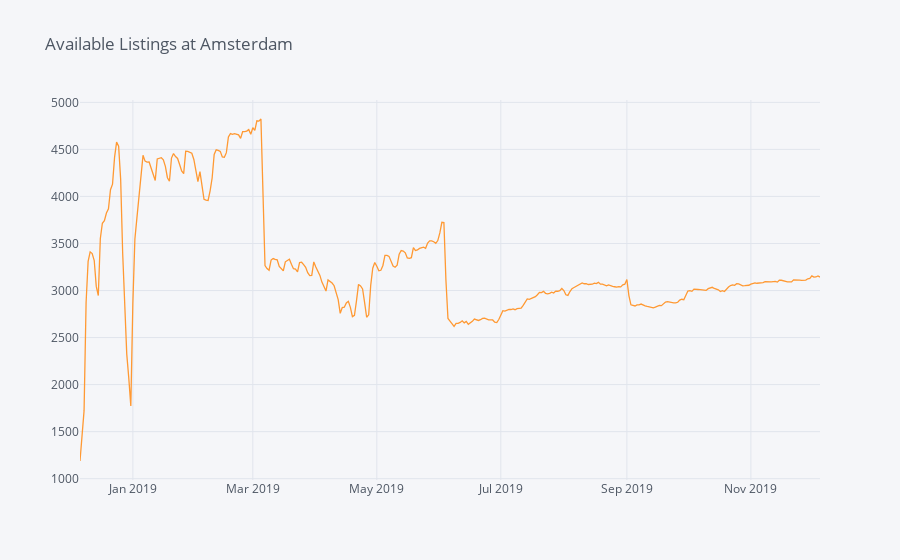

Notebook code for this chart:
### Code cell
# Listings by date

import cufflinks as cf
cf.go_offline()
cf.set_config_file(offline=False, world_readable=True)

available = calendar[calendar.available == "t"].groupby(['date']).size().to_frame(name= 'available').reset_index()
available['weekday'] = available['date'].dt.day_name()
available = available.set_index('date')

available.iplot(y='available', mode = 'lines', xTitle ='', yTitle ='',text='weekday', title = 'Available Listings at Amsterdam')

### Figure 1 — Plotly figure (JSON) as saved in the notebook; plotly's stock layout.template omitted (floating-point values rounded to 4 significant figures; data arrays with more than 128 entries replaced by an {"elided": "..."} marker saying what was removed)
{"data": [{"line": {"color": "rgba(255, 153, 51, 1.0)", "dash": "solid", "shape": "linear", "width": 1.3}, "mode": "lines", "name": "available", "text": {"elided": "365 str values"}, "type": "scatter", "x": {"elided": "365 str values"}, "y": {"elided": "365 int values"}}], "layout": {"legend": {"bgcolor": "#F5F6F9", "font": {"color": "#4D5663"}}, "paper_bgcolor": "#F5F6F9", "plot_bgcolor": "#F5F6F9", "title": {"font": {"color": "#4D5663"}, "text": "Available Listings at Amsterdam"}, "xaxis": {"gridcolor": "#E1E5ED", "showgrid": true, "tickfont": {"color": "#4D5663"}, "title": {"font": {"color": "#4D5663"}, "text": ""}, "zerolinecolor": "#E1E5ED"}, "yaxis": {"gridcolor": "#E1E5ED", "showgrid": true, "tickfont": {"color": "#4D5663"}, "title": {"font": {"color": "#4D5663"}, "text": ""}, "zerolinecolor": "#E1E5ED"}}}
